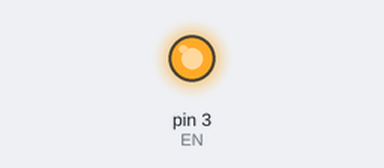
This sketch was run on a simulated Arduino Uno, built with avr-gcc and run on an emulated ATmega328P. Parts: output pins drawn as LEDs (lit = HIGH). Pins used as bus, display or sensor lines are not drawn.

Above: at 0.1 s.
At 0.7 s:
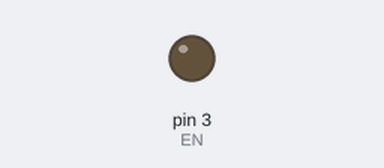
Timing chart, 0 to 2.2 s (numbered marks = the images above):
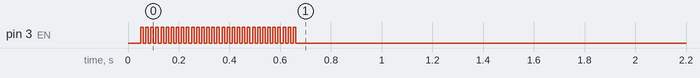

The sketch:

Display.ino
```cpp
#define RS 2
#define EN 3
#define D4 4
#define D5 5
#define D6 6
#define D7 7

void escreveDisplay(bool d_7, bool d_6, bool d_5, bool d_4){
  digitalWrite(D7, d_7);
  digitalWrite(D6, d_6);
  digitalWrite(D5, d_5);
  digitalWrite(D4, d_4);
  digitalWrite(EN, HIGH);
  delay(10);
  digitalWrite(EN, LOW);
  delay(10);
}

void inicializa(){
  digitalWrite(RS, LOW);
  digitalWrite(EN, LOW);
  delay(50);
  //FUNCTION SET
  escreveDisplay(LOW, LOW, HIGH, LOW);
  //escreveDisplay(HIGH, LOW, LOW, LOW);

  //LIGA DISPLAY E INICIALIZA CURSOR
  escreveDisplay(LOW, LOW, LOW, LOW);
  escreveDisplay(HIGH, HIGH, HIGH, HIGH);

  //LIMPA DISPLAY
  escreveDisplay(LOW, LOW, LOW, LOW);
  escreveDisplay(LOW, LOW, LOW, HIGH);

  //RETORNA CURSOR PRO ZERO
  escreveDisplay(LOW, LOW, LOW, LOW);
  escreveDisplay(LOW, LOW, HIGH, LOW);
}

void setup() {
  pinMode(RS, OUTPUT);
  pinMode(EN, OUTPUT);
  pinMode(D4, OUTPUT);
  pinMode(D5, OUTPUT);
  pinMode(D6, OUTPUT);
  pinMode(D7, OUTPUT);

  inicializa();

  //H
  digitalWrite(RS, HIGH);
  escreveDisplay(LOW, HIGH, LOW, LOW);
  escreveDisplay(HIGH, LOW, LOW, LOW);
  digitalWrite(RS, LOW);

  //e
  digitalWrite(RS, HIGH);
  escreveDisplay(LOW, HIGH, HIGH, LOW);
  escreveDisplay(LOW, HIGH, LOW, HIGH);
  digitalWrite(RS, LOW);

  //l
  digitalWrite(RS, HIGH);
  escreveDisplay(LOW, HIGH, HIGH, LOW);
  escreveDisplay(HIGH, HIGH, LOW, LOW);
  digitalWrite(RS, LOW);

  //l
  digitalWrite(RS, HIGH);
  escreveDisplay(LOW, HIGH, HIGH, LOW);
  escreveDisplay(HIGH, HIGH, LOW, LOW);
  digitalWrite(RS, LOW);

  //o
  digitalWrite(RS, HIGH);
  escreveDisplay(LOW, HIGH, HIGH, LOW);
  escreveDisplay(HIGH, HIGH, HIGH, HIGH);
  digitalWrite(RS, LOW);

  //ESPAÇO
  digitalWrite(RS, HIGH);
  escreveDisplay(LOW, LOW, HIGH, LOW);
  escreveDisplay(LOW, LOW, LOW, LOW);
  digitalWrite(RS, LOW);

  //W
  digitalWrite(RS, HIGH);
  escreveDisplay(LOW, HIGH, LOW, HIGH);
  escreveDisplay(LOW, HIGH, HIGH, HIGH);
  digitalWrite(RS, LOW);

  //o
  digitalWrite(RS, HIGH);
  escreveDisplay(LOW, HIGH, HIGH, LOW);
  escreveDisplay(HIGH, HIGH, HIGH, HIGH);
  digitalWrite(RS, LOW);

  //r
  digitalWrite(RS, HIGH);
  escreveDisplay(LOW, HIGH, HIGH, HIGH);
  escreveDisplay(LOW, LOW, HIGH, LOW);
  digitalWrite(RS, LOW);

  //l
  digitalWrite(RS, HIGH);
  escreveDisplay(LOW, HIGH, HIGH, LOW);
  escreveDisplay(HIGH, HIGH, LOW, LOW);
  digitalWrite(RS, LOW);

  //d
  digitalWrite(RS, HIGH);
  escreveDisplay(LOW, HIGH, HIGH, LOW);
  escreveDisplay(LOW, HIGH, LOW, LOW);
  digitalWrite(RS, LOW);

  //!
  digitalWrite(RS, HIGH);
  escreveDisplay(LOW, LOW, HIGH, LOW);
  escreveDisplay(LOW, LOW, LOW, HIGH);
  digitalWrite(RS, LOW);
}

void loop() {

}
```
